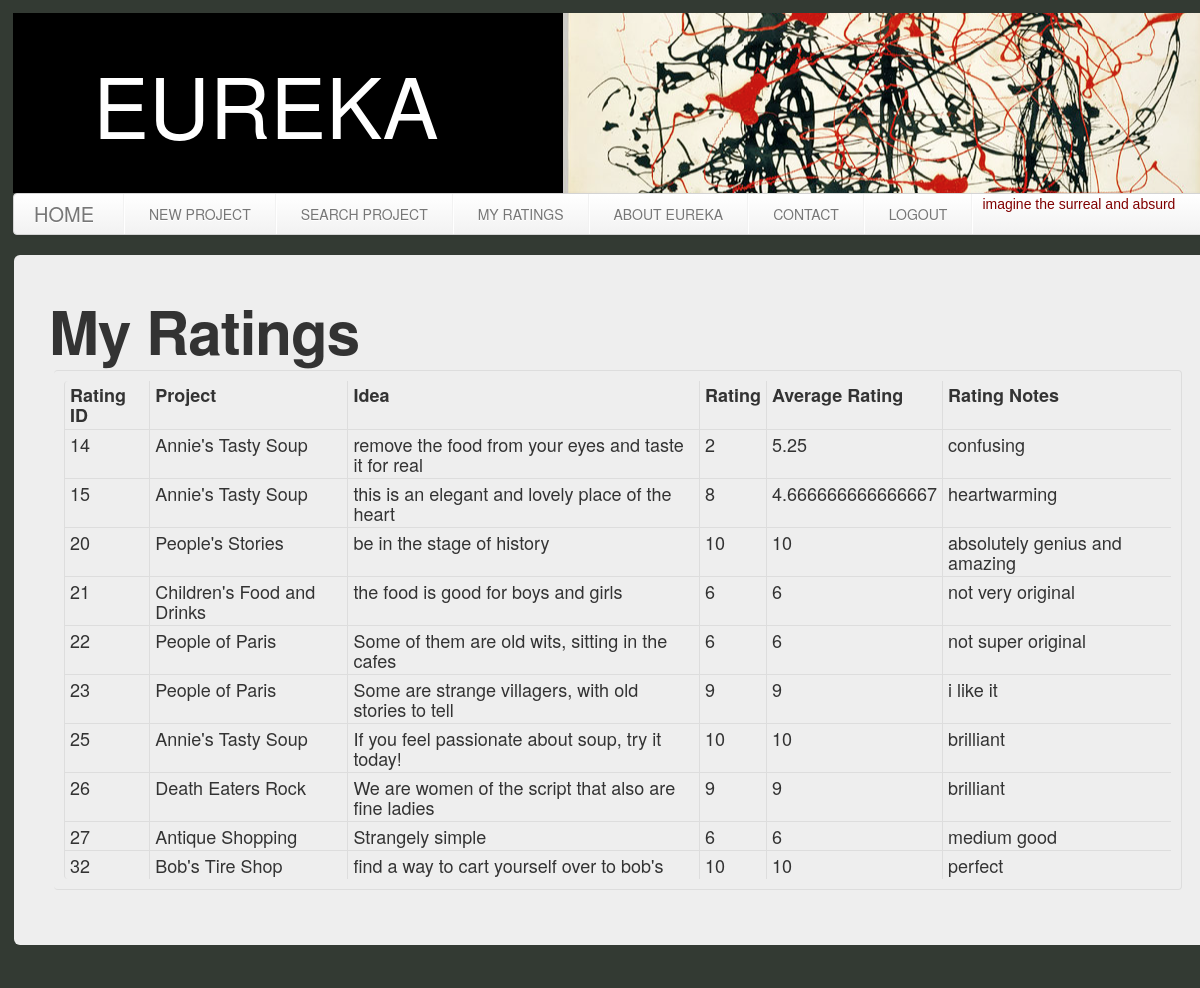
Before: /all_my_ratings/ (signed in) with the older database file.
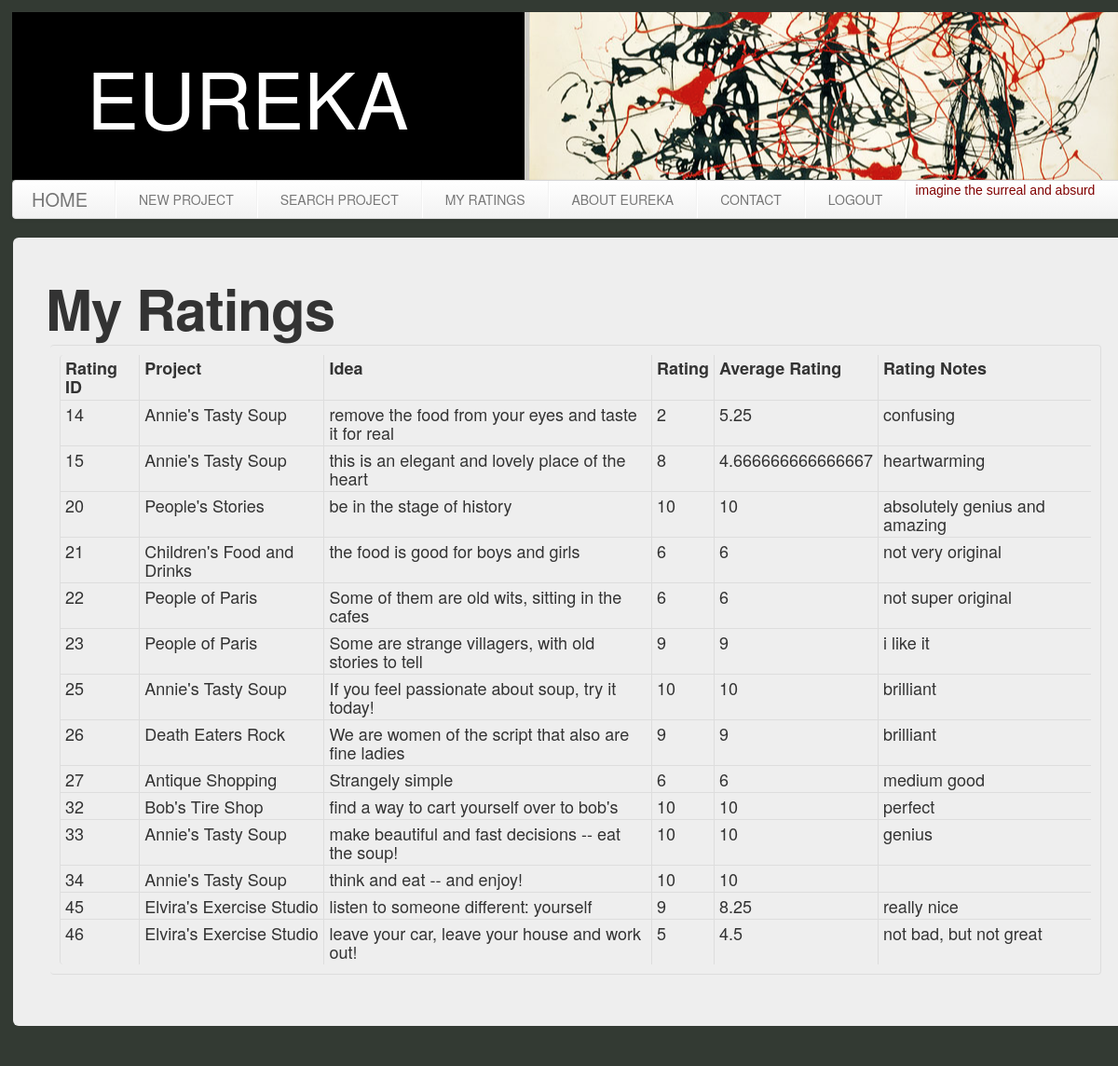
After: the same page with the newer database file.
### model.py (models this page shows)
class Rating(Base):
    __tablename__ = "ratings"
    id = Column(Integer, primary_key = True)
    idea_id = Column(Integer, ForeignKey('ideas.id'))
    rater_id = Column(Integer, ForeignKey('users.id'))
    rating = Column(Integer, nullable=True)
    rating_notes= Column(String, nullable = True)
    idea = relationship("Idea", backref=backref("ideas", order_by=id))
    rater = relationship("User", backref=backref("ratings", order_by=id))

class Project(Base):
    __tablename__ = "projects"
    id = Column(Integer, primary_key = True)
    project_master = Column(Integer, ForeignKey('users.id'))
    project_name = Column(String(80), nullable=True)
    project_password = Column(String, nullable=True)
    base_text = Column(String, nullable=True)
    keywords = Column(String, nullable=True)
    master = relationship("User", backref=backref("projects", order_by=id))

class Idea(Base):
    __tablename__ = "ideas"
    id = Column(Integer, primary_key = True)
    project_id = Column(Integer, ForeignKey('projects.id'))
    creator_id = Column(Integer, ForeignKey('users.id'))
    idea = Column(String, nullable = True)
    average_rating = Column(Integer, nullable = True)
    total_ratings = Column(Integer, nullable = True)
    ratings_sum = Column(Integer, nullable = True)
    idea_project = relationship("Project", backref=backref("ideas", order_by=id))
    creator = relationship("User", backref=backref("ideas", order_by=id))

### views.py (the view)
@app.route("/all_my_ratings/", methods=["POST", "GET"])
def all_my_ratings():
    my_ratings = []
    for rate in model.session.query(model.Rating).filter_by(rater_id=g.user.id):
        my_ratings.append(rate)
    return render_template("/all_my_ratings.html", my_ratings=my_ratings)

### views.py (called while the page is built)
@app.before_request
def before_request():
    user_id = session.get("id")
    if user_id:
        g.user = model.session.query(model.User).get(user_id)
    else:
        g.user = None

### templates/all_my_ratings.html (shortened to what this page needs)
{% extends "base.html" %}
  {% block content %}
  <div class="container">
  <div class="hero-unit">
<div class="general_text">
     <div class="row-fluid">
    <div class="ratings_info">
     <div class="row-fluid">
      <div class="span12">
    <h1>My Ratings</h1>
    <table class="table table-bordered table-hover table-condensed table-bordered">
      <tr>
        <th>Rating ID</th>
        <th>Project</th>
        <th>Idea</th>
        <th>Rating</th>
        <th>Average Rating</th>
        <th>Rating Notes</th>
      </tr>
    <tbody>
      <tr>
    {% for rating in my_ratings %}
      <td>{{rating.id}}</td>
     <td>{{rating.idea.idea_project.project_name}}</td>
     <td>{{rating.idea.idea}}</td>
     <td>{{rating.rating}}</td>
     <td>{{rating.idea.average_rating}}</td>
     <td>{{rating.rating_notes}}</td>
   </tr>
     {% endfor %}
    </tbody>
  </table>
</div>
</div>
</div>
</div>
</div>
{% endblock %}

### templates/base.html (shortened to what this page needs)
<!doctype html>
<html>
<head>
{% block head %}
    <link type="text/css" rel="stylesheet" href="{{ url_for('static', filename='bootstrap/css/bootstrap.css') }}"  />
{% endblock %}
</head>
<body>
  <div id="header">
    {% block header %}
    <div class="container">
<div class = "art_image">
<div class = "eureka_title">
    EUREKA
</div>
</div>
    <header class="row">
      <div class ="span13">
        <div class="navbar">
          <div class="navbar-inner">
            <a class="brand" href="{{url_for("my_page")}}">HOME</a>
              <ul class="nav">
              <li class="divider-vertical"></li>
              <li><a href="{{url_for("new_project")}}">NEW PROJECT</a></li>
              <li class="divider-vertical"></li>
              <li><a href="{{url_for("search_project")}}">SEARCH PROJECT</a></li>
              <li class="divider-vertical"></li>
              <li><a href="{{url_for("all_my_ratings")}}">MY RATINGS</a></li>
              <li class="divider-vertical"></li>
              <li><a href="{{url_for("about")}}">ABOUT EUREKA</a></li>
              <li class="divider-vertical"></li>
               <li><a href="{{url_for("contact")}}">CONTACT</a></li>
              <li class="divider-vertical"></li>
              <li><a href="{{url_for("logout")}}">LOGOUT</a></li>
               <li class="divider-vertical"></li>
              <li class="zest">imagine the surreal and absurd</li>
            </ul>
          </div>
        </div></div>
    </div>
 {% endblock %}
{% block content %}{% endblock %}
</body>
</html>

Changed rows visible on the page:
added Rating: id "33", idea.idea_project.project_name "Annie's Tasty Soup", idea.idea "make beautiful and fast decisions -- eat the soup!", rating "10", idea.average_rating "10", rating_notes "genius"
added Rating: id "34", idea.idea_project.project_name "Annie's Tasty Soup", idea.idea "think and eat -- and enjoy!", rating "10", idea.average_rating "10"
added Rating: id "45", idea.idea_project.project_name "Elvira's Exercise Studio", idea.idea "listen to someone different: yourself", rating "9", idea.average_rating "8.25", rating_notes "really nice"
added Rating: id "46", idea.idea_project.project_name "Elvira's Exercise Studio", idea.idea "leave your car, leave your house and work out!", rating "5", idea.average_rating "4.5", rating_notes "not bad, but not great"
